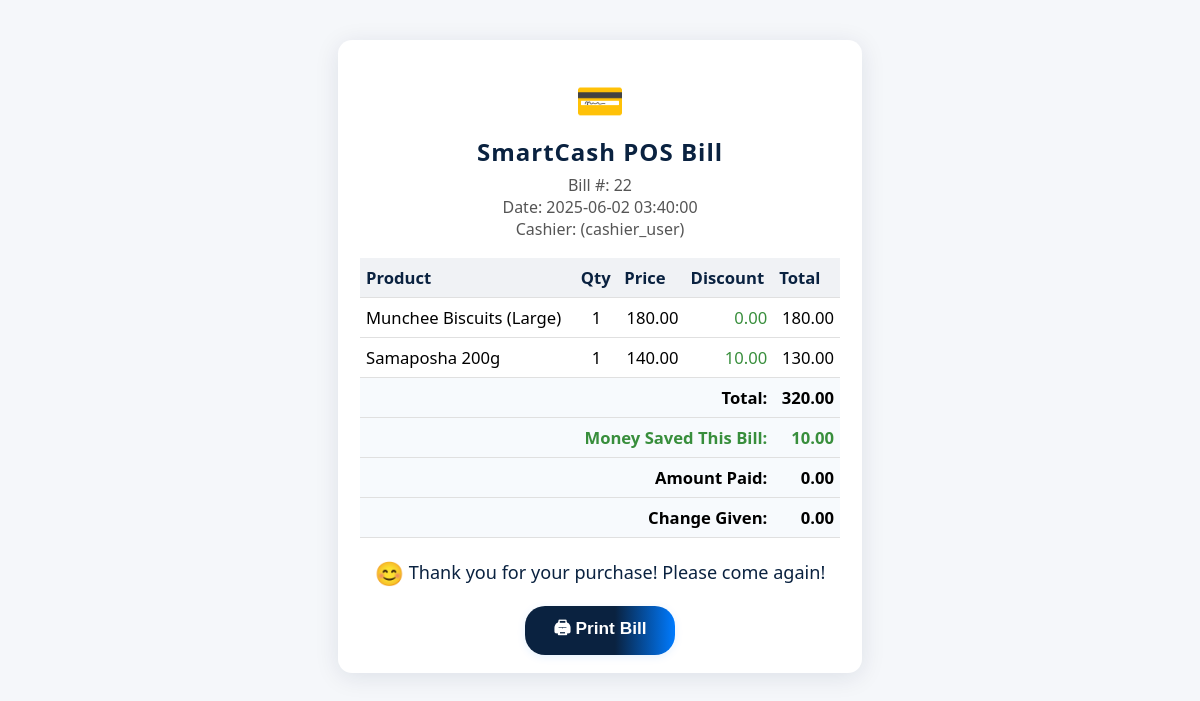
/bill.php?transaction_id=22, run on the app's committed database.
### tables this page shows
CREATE TABLE IF NOT EXISTS `transactions` (
  `transaction_id` int NOT NULL AUTO_INCREMENT,
  `user_id` int NOT NULL,
  `transaction_date` timestamp NOT NULL DEFAULT CURRENT_TIMESTAMP,
  `total_amount` decimal(10,2) NOT NULL,
  `payment_method` varchar(50) DEFAULT 'Cash',
  `amount_paid` decimal(10,2) DEFAULT NULL,
  `change_given` decimal(10,2) DEFAULT NULL,
  PRIMARY KEY (`transaction_id`),
  KEY `user_id` (`user_id`)
);

CREATE TABLE IF NOT EXISTS `users` (
  `id` int NOT NULL AUTO_INCREMENT,
  `username` varchar(50) NOT NULL,
  `password_hash` varchar(255) NOT NULL,
  `full_name` varchar(100) NOT NULL,
  `role` enum('admin','cashier','inventory_manager') NOT NULL,
  `status` enum('active','inactive') DEFAULT 'active',
  `contact_info` varchar(255) DEFAULT NULL,
  `address` text,
  `created_at` timestamp NOT NULL DEFAULT CURRENT_TIMESTAMP,
  `updated_at` timestamp NOT NULL DEFAULT CURRENT_TIMESTAMP ON UPDATE CURRENT_TIMESTAMP,
  PRIMARY KEY (`id`),
  UNIQUE KEY `username` (`username`)
);

CREATE TABLE IF NOT EXISTS `transaction_items` (
  `item_id` int NOT NULL AUTO_INCREMENT,
  `transaction_id` int NOT NULL,
  `product_id` int NOT NULL,
  `quantity` int NOT NULL,
  `selling_price_at_sale` decimal(10,2) NOT NULL,
  PRIMARY KEY (`item_id`),
  KEY `transaction_id` (`transaction_id`),
  KEY `product_id` (`product_id`)
);

CREATE TABLE IF NOT EXISTS `products` (
  `product_id` int NOT NULL AUTO_INCREMENT,
  `product_name` varchar(255) NOT NULL,
  `category` varchar(100) DEFAULT NULL,
  `buying_price` decimal(10,2) NOT NULL,
  `selling_price` decimal(10,2) NOT NULL,
  `discount` decimal(10,2) DEFAULT '0.00',
  `current_stock` int DEFAULT '0',
  `min_stock_level` int DEFAULT '10',
  `supplier` varchar(255) DEFAULT NULL,
  `description` text,
  `created_at` timestamp NOT NULL DEFAULT CURRENT_TIMESTAMP,
  `updated_at` timestamp NOT NULL DEFAULT CURRENT_TIMESTAMP ON UPDATE CURRENT_TIMESTAMP,
  PRIMARY KEY (`product_id`),
  UNIQUE KEY `product_name` (`product_name`)
);

### bill.php (the view, shortened to what this page needs)
<?php
require_once __DIR__ . '/db_connect.php';
$transaction_id = isset($_GET['transaction_id']) ? intval($_GET['transaction_id']) : 0;
$stmt = $pdo->prepare("SELECT t.*, u.full_name, u.username FROM transactions t JOIN users u ON t.user_id = u.id WHERE t.transaction_id = ?");
$stmt->execute([$transaction_id]);
$transaction = $stmt->fetch();
$stmt = $pdo->prepare("SELECT ti.*, p.product_name, p.discount FROM transaction_items ti JOIN products p ON ti.product_id = p.product_id WHERE ti.transaction_id = ?");
$stmt->execute([$transaction_id]);
$items = $stmt->fetchAll();
$total_discount = 0;
foreach ($items as $item) {
    $total_discount += $item['discount'] * $item['quantity'];
}
?>
<!DOCTYPE html>
<html lang="en">
<head>
</head>
<body>
    <div class="bill-container">
        <div class="bill-logo">&#128179;</div>
        <div class="bill-title">SmartCash POS Bill</div>
        <div class="bill-meta">
            Bill #: <?php echo $transaction_id; ?><br>
            Date: <?php echo date('Y-m-d H:i:s', strtotime($transaction['transaction_date'])); ?><br>
            Cashier: <?php echo htmlspecialchars($transaction['full_name']); ?> (<?php echo htmlspecialchars($transaction['username']); ?>)
        </div>
        <table>
            <thead>
                <tr>
                    <th>Product</th>
                    <th>Qty</th>
                    <th>Price</th>
                    <th>Discount</th>
                    <th>Total</th>
                </tr>
            </thead>
            <tbody>
                <?php foreach ($items as $item): ?>
                <tr>
                    <td><?php echo htmlspecialchars($item['product_name']); ?></td>
                    <td style="text-align:center;"><?php echo $item['quantity']; ?></td>
                    <td style="text-align:right;"><?php echo number_format($item['selling_price_at_sale'], 2); ?></td>
                    <td style="text-align:right; color:#388e3c;"><?php echo number_format($item['discount'], 2); ?></td>
                    <td style="text-align:right; font-weight:500;"><?php echo number_format(($item['selling_price_at_sale'] - $item['discount']) * $item['quantity'], 2); ?></td>
                </tr>
                <?php endforeach; ?>
            </tbody>
            <tfoot>
                <tr>
                    <td colspan="4" style="text-align:right;">Total:</td>
                    <td style="text-align:right;"><?php echo number_format($transaction['total_amount'], 2); ?></td>
                </tr>
                <tr>
                    <td colspan="4" style="text-align:right;" class="money-saved">Money Saved This Bill:</td>
                    <td style="text-align:right;" class="money-saved"><?php echo number_format($total_discount, 2); ?></td>
                </tr>
                <tr>
                    <td colspan="4" style="text-align:right;">Amount Paid:</td>
                    <td style="text-align:right;"><?php echo number_format($transaction['amount_paid'], 2); ?></td>
                </tr>
                <tr>
                    <td colspan="4" style="text-align:right;">Change Given:</td>
                    <td style="text-align:right;"><?php echo number_format($transaction['change_given'], 2); ?></td>
                </tr>
            </tfoot>
        </table>
        <div class="bill-footer">
            <span style="font-family: 'Segoe UI Symbol', 'Arial Unicode MS', Arial, sans-serif; font-size:1.3em; vertical-align:middle;">&#128522;</span>
            Thank you for your purchase! Please come again!
        </div>
        <button class="print-btn" onclick="window.print();">&#128424; Print Bill</button>
    </div>
</body>
</html>

### bill.php (style rules this page uses)
body { background: #f5f7fa; font-family: 'Segoe UI', Arial, sans-serif; margin: 0; padding: 0; }
.bill-container { background: #fff; max-width: 480px; margin: 40px auto; border-radius: 14px; box-shadow: 0 4px 24px rgba(10,34,64,0.10); padding: 32px 22px 18px 22px; }
.bill-logo { text-align: center; font-size: 2.5em; color: #0A2240; margin-bottom: 8px; }
.bill-title { text-align: center; color: #0A2240; font-size: 1.5em; font-weight: bold; letter-spacing: 1px; margin-bottom: 6px; }
.bill-meta { text-align: center; color: #555; font-size: 1em; margin-bottom: 18px; }
table { width: 100%; border-collapse: collapse; margin-bottom: 14px; font-size: 1.04em; }
th, td { padding: 8px 6px; border-bottom: 1px solid #e0e0e0; text-align: left; }
th { background: #f0f2f5; color: #0A2240; font-weight: 600; }
tfoot td { font-weight: bold; background: #f7fafd; }
.money-saved { color: #388e3c; }
.bill-footer { text-align: center; font-size: 1.13em; color: #0A2240; margin-top: 22px; font-weight: 500; }
.print-btn { background: linear-gradient(90deg,#0A2240 60%,#007bff 100%); color: #fff; border: none; border-radius: 20px; padding: 10px 28px; font-size: 1.08em; font-weight: 600; margin: 18px auto 0 auto; display: block; cursor: pointer; transition: background 0.18s, box-shadow 0.18s, transform 0.09s; box-shadow: 0 2px 8px rgba(0,123,255,0.10); }

### data on the page
transactions: transaction_date "2025-06-02 03:40:00", user.username "cashier_user", total_amount "320.00", amount_paid "0.00", change_given "0.00"
transaction_items: product.product_name "Munchee Biscuits (Large)", quantity "1", selling_price_at_sale "180.00", product.discount "0.00"
transaction_items: product.product_name "Samaposha 200g", quantity "1", selling_price_at_sale "140.00", product.discount "10.00", ($item['selling_price_at_sale'] - $item['discount']) * $item['quantity'] "130.00"

### other printed values
$transaction_id "22"
$total_discount "10.00"
